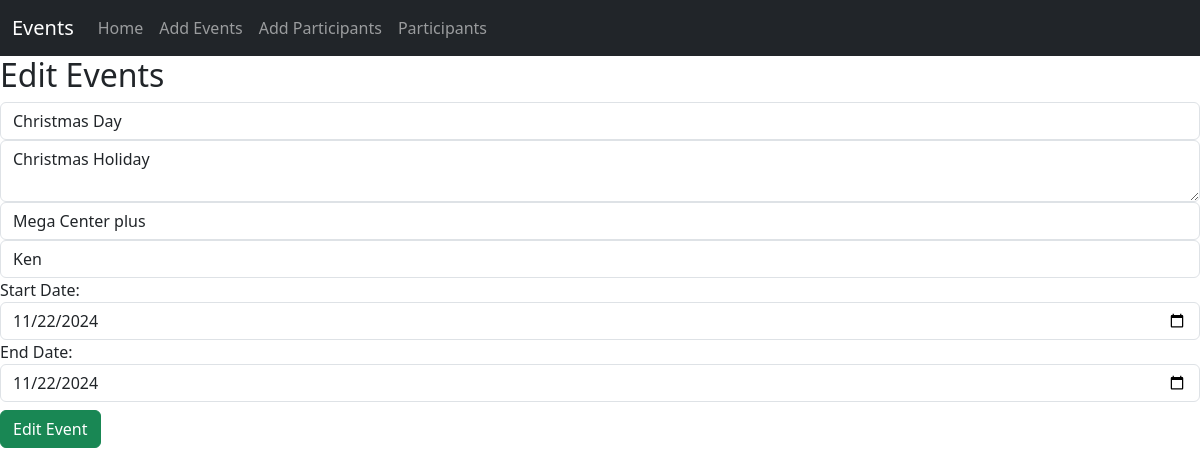
/update_event/1/, run on the app's committed database.
### events/models.py (models this page shows, shortened)
class Event(models.Model):
    name = models.CharField(max_length=100, blank=False, null=False)
    description = models.TextField(blank=False, null=False)
    location = models.CharField(max_length=100, blank=False, null=False)
    start_time = models.DateField()
    end_time = models.DateField()
    organizer = models.CharField(max_length=100, blank=False, null=False)

### events/views.py (the view, shortened to what this page needs)
# urls.py: path('update_event/<id>/', views.update_event, name='update_event'),
def update_event(request, id):
    try:
        edit = Event.objects.get(id=id)
    except Event.DoesNotExist:
        return redirect('event')  # Redirect if the event doesn't exist.
    context = {'d': edit}
    return render(request, 'update_event.html', context)

### events/templates/update_event.html (shortened to what this page needs)
{% load static %}
<!doctype html>
<html lang="en">
<head>
    <link rel="stylesheet" href="{% static 'css/bootstrap.min.css' %}">
</head>
<body>
<nav class="navbar navbar-expand-sm bg-dark navbar-dark">
  <div class="container-fluid">
    <a class="navbar-brand" href="{% url 'event' %}">Events</a>
    <div class="collapse navbar-collapse" id="collapsibleNavbar">
      <ul class="navbar-nav">
        <li class="nav-item">
          <a class="nav-link" href="{% url 'event' %}">Home</a>
        </li>
        <li class="nav-item">
          <a class="nav-link" href="{% url 'add_event' %}">Add Events</a>
        </li>
        <li class="nav-item">
          <a class="nav-link" href="{% url 'add_participant' %}">Add Participants</a>
        </li>
        <li class="nav-item">
          <a class="nav-link" href="{% url 'participants' %}">Participants</a>
        </li>
      </ul>
    </div>
  </div>
</nav>
<h2>Edit Events</h2>
<form action="/update_event/{{ d.id }}/" method="post">
    <div class="form-group">
        <input type="text" class="form-control" placeholder="Event Name" name="name" value="{{ d.name }}" required>
    </div>
    <div class="form-group">
        <textarea class="form-control" placeholder="Event Description" name="description" required>{{ d.description }}</textarea>
    </div>
    <div class="form-group">
        <input type="text" class="form-control" placeholder="Event Location" name="location" value="{{ d.location }}" required>
    </div>
    <div class="form-group">
        <input type="text" class="form-control" placeholder="Event Organizer" name="organizer" value="{{ d.organizer }}" required>
    </div>
    <div class="form-group">
        <label for="start-date">Start Date: </label>
        <input type="date" class="form-control" name="start_time" value="{{ d.start_time|date:'Y-m-d' }}" required>
    </div>
    <div class="form-group">
        <label for="end-date">End Date: </label>
        <input type="date" class="form-control" name="end_time" value="{{ d.end_time|date:'Y-m-d' }}" required>
    </div>
    <div>
        <button class="btn btn-success mt-2" type="submit">Edit Event</button>
    </div>
</form>
</body>
</html>

### data on the page
Event: name "Christmas Day", description "Christmas Holiday", location "Mega Center plus", organizer "Ken", start_time "11/22/2024", end_time "11/22/2024"
